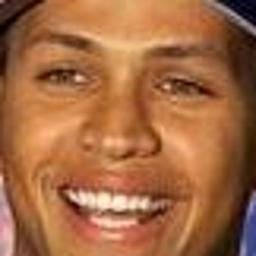
#> input picture dataset/000_001.jpg, 256 x 256 px; its folder holds only this picture in this run
$ jupyter execute --allow-errors PCAnewnew.ipynb
#> lines starting #> are read from the running program, lines starting #| are printed output that depends on the picture
[cell 1]
import sys, os
from PIL import Image
import numpy as np
import matplotlib.pyplot as plt

[cell 2]
def read_image(im) :

    # Opening image as greyscale
#> called with im = './dataset/000_001.jpg'
    img = Image.open(im).convert('L')
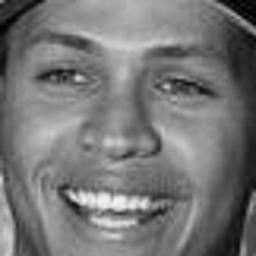
#> img: PIL image 256x256 L; min 1, max 244, mean 117.9
    img.load()

    # Converting image into a numpy array
    data = np.asarray(img, dtype="int32")

    return data

[cell 3]
def PCA_decompose(images, num_comp):

    # Find mean of the images
    mean = np.mean(images.T, axis=1)

    # Center the matrix by subtracting the mean
    centered = images - mean

    # Find covariance matrix
    cov = np.matmul(centered, centered.T)

    # Retrieving the eigenvalues and eigenvectors
    values, vectors = np.linalg.eig(cov)

    # Reducing number of vectors based on num_comp
    vectors = vectors[:,range(num_comp)]

    # Finding projection matrix
    projection = np.dot(vectors.T, centered)

    return values, vectors, projection

[cell 4]
# def find_MSE():

# Specifying directory where files are stored
train_dir = os.listdir('./dataset')

# Sorting files in lexicographic order
train_dir.sort()

# Getting all images and then adding them to one single numpy array
images = None
MSE = np.zeros(60)
for x in train_dir:
    img = read_image('./dataset/' + x)
    img = img.flatten()
    if images is None:
        images = img
    else:
        images = np.vstack([images, img])

#     return MSE

[cell 5]
# Initializing array of MSE to 0
MSE = []
#> (the rest of this cell did not finish here and is left out)

[cell 6]
plt.plot(MSE)
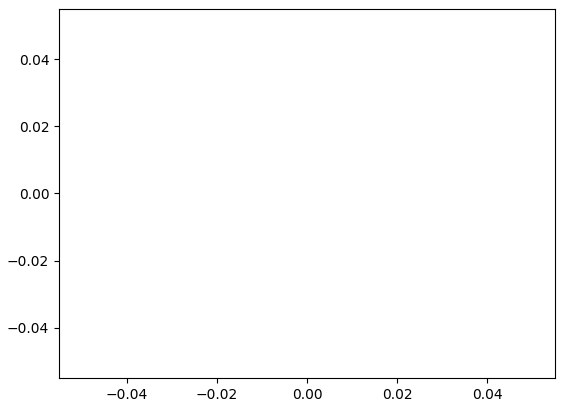
#> figure drawn by matplotlib, 1 panel

$ run again, on dataset/000_032.jpg
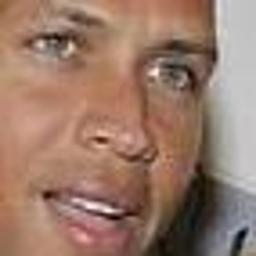
#> input picture dataset/000_032.jpg, 256 x 256 px
#> in read_image, `img = Image.open(im).convert('L')`:
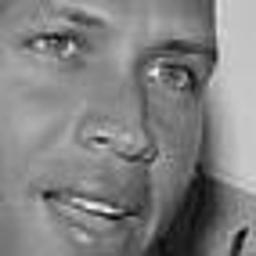
#> img: PIL image 256x256 L; min 1, max 244, mean 129.6

$ run again, on dataset/000_034.jpg
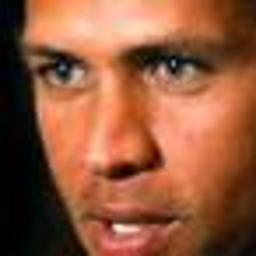
#> input picture dataset/000_034.jpg, 256 x 256 px
#> in read_image, `img = Image.open(im).convert('L')`:
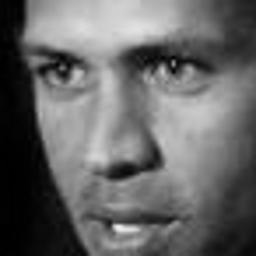
#> img: PIL image 256x256 L; min 0, max 239, mean 101.8

$ run again, on dataset/000_036.jpg
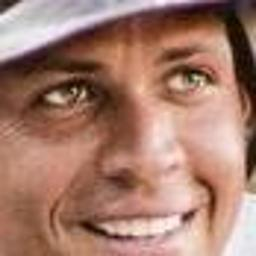
#> input picture dataset/000_036.jpg, 256 x 256 px
#> in read_image, `img = Image.open(im).convert('L')`:
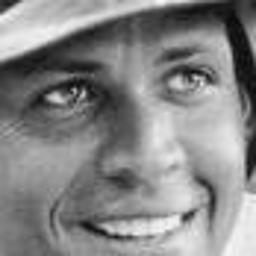
#> img: PIL image 256x256 L; min 8, max 248, mean 134.1

$ run again, on dataset/000_005.jpg
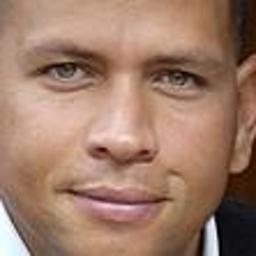
#> input picture dataset/000_005.jpg, 256 x 256 px
#> in read_image, `img = Image.open(im).convert('L')`:
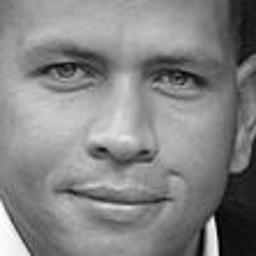
#> img: PIL image 256x256 L; min 0, max 254, mean 132.5
